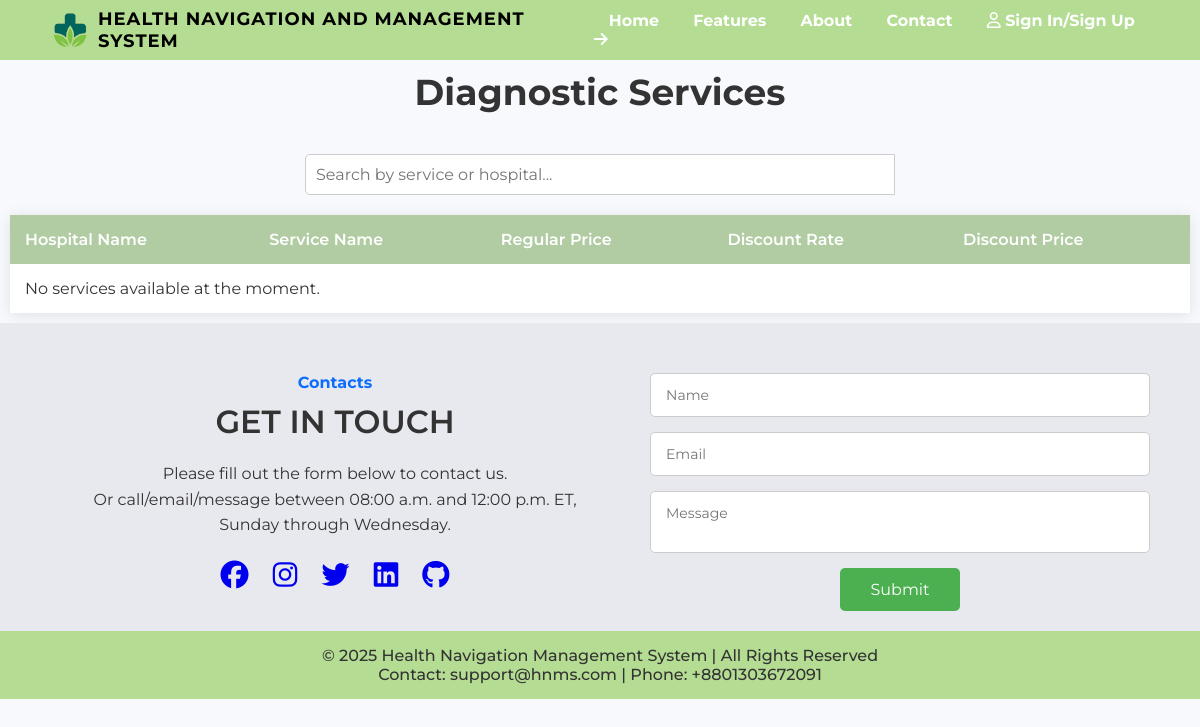
The page /view/landingPageDiagnostic.php on the database as committed earlier.
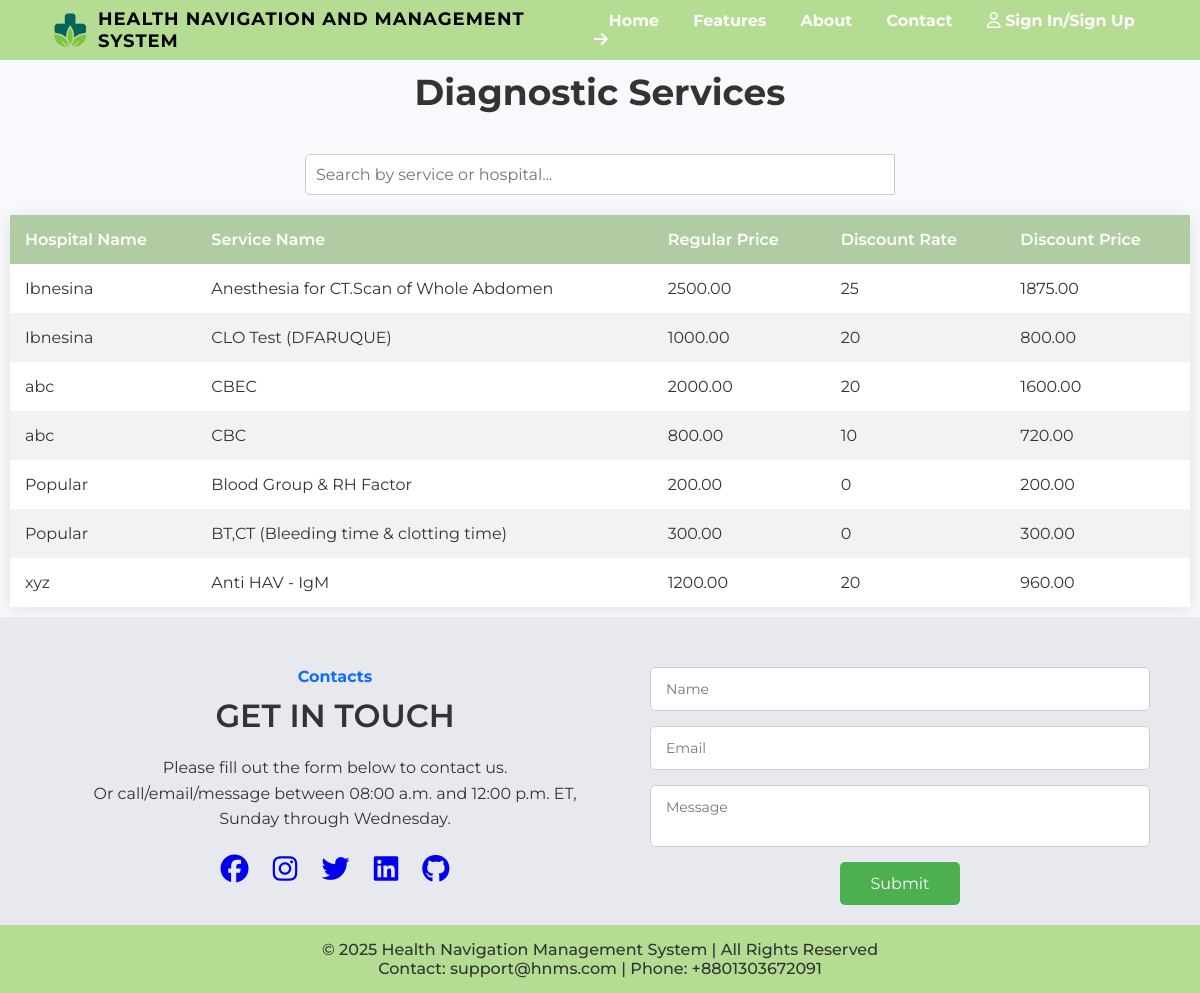
The same page on the database as committed later.
### tables this page shows
CREATE TABLE `diagnostic_services` (
  `service_id` int(11) NOT NULL,
  `hospitalName` varchar(255) NOT NULL,
  `serviceName` varchar(255) NOT NULL,
  `regularPrice` decimal(10,2) NOT NULL,
  `discountRate` decimal(5,0) DEFAULT 0,
  `discountPrice` decimal(10,2) GENERATED ALWAYS AS (`regularPrice` * (1 - `discountRate` / 100)) STORED,
  `created_at` timestamp NOT NULL DEFAULT current_timestamp()
);

### controller/landingPageController.php (called while the page is built, shortened)
<?php
require_once '../model/landingPageData.php';
$dataModel = new LandingPageData();
if (isset($pageType)) {
    switch ($pageType) {
        case 'diagnostics':
            $diagnosticServices = $dataModel->getDiagnosticServices();
            break;
    }
}
?>

### model/landingPageData.php (called while the page is built, shortened)
<?php
require_once '../config/db_connection.php';
class LandingPageData {
    public function getDiagnosticServices() {
        global $conn;
        $sql = "SELECT hospitalName, serviceName, regularPrice, discountRate, discountPrice FROM diagnostic_services";
        $result = $conn->query($sql);
        $services = [];
        if ($result->num_rows > 0) {
            while($row = $result->fetch_assoc()) {
                $services[] = $row;
            }
        }
        return $services;
    }
}
?>

### view/landingPageDiagnostic.php (the view, shortened to what this page needs)
<!DOCTYPE html>
<html lang="en">
<head>
  <link rel="stylesheet" href="../assets/css/landingpage.css">
</head>
<body>
<?php include 'header.php'; ?>
<?php
    $pageType = 'diagnostics';
    include '../controller/landingPageController.php';
?>
<link rel="stylesheet" href="../assets/css/landingExtension.css">
<section class="diagnostic">
    <h2>Diagnostic Services</h2>
    <div class="search-container">
        <input type="text" id="serviceSearchInput" placeholder="Search by service or hospital...">
    </div>
    <div class="table-container">
        <table>
            <thead>
                <tr>
                    <th>Hospital Name</th>
                    <th>Service Name</th>
                    <th>Regular Price</th>
                    <th>Discount Rate</th>
                    <th>Discount Price</th>
                </tr>
            </thead>
            <tbody id="servicesTableBody">
                <?php if (!empty($diagnosticServices)): ?>
                    <?php foreach ($diagnosticServices as $service): ?>
                        <tr>
                            <td><?php echo htmlspecialchars($service['hospitalName']); ?></td>
                            <td><?php echo htmlspecialchars($service['serviceName']); ?></td>
                            <td><?php echo htmlspecialchars($service['regularPrice']); ?></td>
                            <td><?php echo htmlspecialchars($service['discountRate']); ?></td>
                            <td><?php echo htmlspecialchars($service['discountPrice']); ?></td>
                        </tr>
                    <?php endforeach; ?>
                <?php else: ?>
                    <tr>
                        <td colspan="5">No services available at the moment.</td>
                    </tr>
                <?php endif; ?>
            </tbody>
        </table>
    </div>
</section>
<?php include 'footer.php'; ?>
</body>
</html>

Rows that differ between the two databases and show on the page:
added diagnostic_services: hospitalName "Ibnesina", serviceName "Anesthesia for CT.Scan of Whole Abdomen", regularPrice "2500.00", discountRate "25", discountPrice "1875.00"
added diagnostic_services: hospitalName "Ibnesina", serviceName "CLO Test (DFARUQUE)", regularPrice "1000.00", discountRate "20", discountPrice "800.00"
added diagnostic_services: hospitalName "abc", serviceName "CBEC", regularPrice "2000.00", discountRate "20", discountPrice "1600.00"
added diagnostic_services: hospitalName "abc", serviceName "CBC", regularPrice "800.00", discountRate "10", discountPrice "720.00"
added diagnostic_services: hospitalName "Popular", serviceName "Blood Group & RH Factor", regularPrice "200.00", discountRate "0", discountPrice "200.00"
added diagnostic_services: hospitalName "Popular", serviceName "BT,CT (Bleeding time & clotting time)", regularPrice "300.00", discountRate "0", discountPrice "300.00"
added diagnostic_services: hospitalName "xyz", serviceName "Anti HAV - IgM", regularPrice "1200.00", discountRate "20", discountPrice "960.00"
Other text that changed with them:
text no longer shown: "No services available at the moment."
